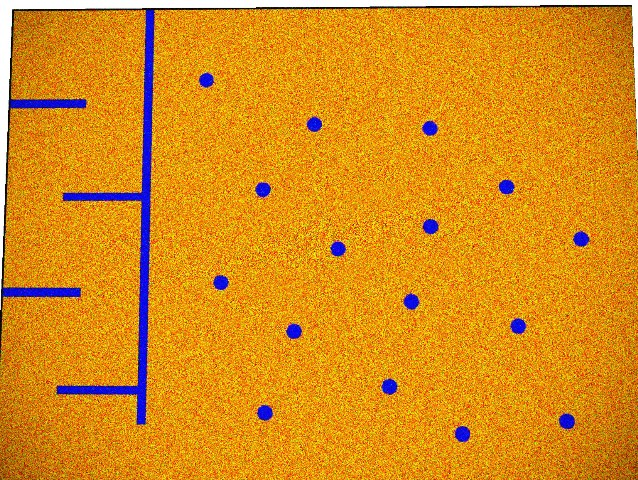
%> input picture matlab/shaastra/shaastra/main2.jpg, 638 x 480 px
$ octave linkAndBfsCall.m   (GNU Octave 9; MATLAB toolbox functions it lacks are replaced by stand-ins)
%> lines starting %> are read from the running program, lines starting %| are printed output that depends on the picture; in (x1, y1, x2, y2) boxes, pixels count from 0 and x2, y2 are one past the last pixel; in counts of white or black regions, pixels touching at a corner belong together; the program's own positions count from 1
### matlab/shaastra/Wednesday, September 16 2009/useful work/findcircles.m
function [ count_circles, centers,diameters] = findcircles(input,tolcirc)
count_circles=0;
diameters=0;
centers=[0, 0];
% SPECIFIC PURPOSE: To identify features in a binary image, to locate circles among the
%                   features, their centers and the distance between the first two.
%
% DESCRIPTION: Features are assumed to be made up of ones, against a background of zeros.

tolsize = 1;
% Tolerance for rejecting small features (diameters). Range [1,2,3...]
% To reject ever larger features, increase to higher integers.

if length(find(input~=0 & input~=1)) > 0, error('Input must be binary'), end
input = bwmorph(bwmorph(bwmorph(input,'spur'),'clean'),'fill');
[numbers,features] = bwlabel(input);
count_circles = 0; centers = [0 0]; separation12 = [];

for i = 1:features
    [I,J] = find(numbers == i);
    rows = min(I):max(I); columns = min(J):max(J);
    rows = min(rows):min([size(input,1) min(rows)+max([length(rows) length(columns)])-1]);
    columns = min(columns):min([size(input,2) min(columns)+max([length(rows) length(columns)])-1]);
    testitem = input(rows,columns);
    % testitem is a square containing the feature.
    diameter = max([length(rows) length(columns)]);
    circle = imcircle(diameter);
    circle = circle(1:length(rows),1:length(columns));
    % circle is compared to testitem.
    if (length(find(xor(testitem,circle))) < round(tolcirc*diameter^2)) & (diameter >= tolsize)...
            & length(rows)/length(columns) >= 0.5 & length(rows)/length(columns) <= 2,
        count_circles = count_circles + 1;
        center_rows = rows(1):rows(1)+diameter-1;
        center_columns = columns(1):columns(1)+diameter-1;
        centers(count_circles,:) = mean([center_rows;center_columns]')-0.5;
        diameters(count_circles,:)=diameter;
    end
end
if count_circles > 1, separation12 = norm(centers(2,:)-centers(1,:)); end

%%%%%%%%%%%%%%%%%%%%%%%%%%%%%%%%%%%%%%%%%%%%%%%%%%%%%%%%%%%%%%%%%%%
%%%%%%%%%%%%%%%%%%%%%%%%%%%%%%%%%%%%%%%%%%%%%%%%%%%%%%%%%%%%%%%%%%
function y = imcircle(n)

% y = imcircle(n);
%
% Draw a solid circle of ones with diameter n pixels
% in a square of zero-valued pixels.
%
% Example: y = imcircle(128);

if rem(n,1) > 0,
   disp(sprintf('n is not an integer and has been rounded to %1.0f',round(n)))
   n = round(n);
end

if n < 1     % invalid n
   error('n must be at least 1')

elseif n < 3 % trivial n
   y = ones(n);

elseif rem(n,2) == 0,  % even n

   DIAMETER = n;
   diameter = n-1;
   RADIUS = DIAMETER/2;
   radius = diameter/2;
   height_45 = round(radius/sqrt(2));
   width = zeros(1,RADIUS);
   semicircle = zeros(DIAMETER,RADIUS);

   for i  = 1 : height_45
       upward = i - 0.5;
       sine = upward/radius;
       cosine = sqrt(1-sine^2);
       width(i) = ceil(cosine * radius);
   end

   array = width(1:height_45)-height_45;

   for j = max(array):-1:min(array)
       width(height_45 + j) = max(find(array == j));
   end

   if min(width) == 0
      index = find(width == 0);
      width(index) = round(mean([width(index-1) width(index+1)]));
   end

   width = [fliplr(width) width];

   for k  = 1 : DIAMETER
       semicircle(k,1:width(k)) = ones(1,width(k));
   end

   y = [fliplr(semicircle) semicircle];

else   % odd n

   DIAMETER = n;
   diameter = n-1;
   RADIUS = DIAMETER/2;
   radius = diameter/2;
   semicircle = zeros(DIAMETER,radius);
   height_45 = round(radius/sqrt(2) - 0.5);
   width = zeros(1,radius);

   for i  = 1 : height_45
       upward = i;
       sine = upward/radius;
       cosine = sqrt(1-sine^2);
       width(i) = ceil(cosine * radius - 0.5);
   end

   array = width(1:height_45) - height_45;

   for j = max(array):-1:min(array)
       width(height_45 + j) = max(find(array == j));
   end

   if min(width) == 0
      index = find(width == 0);
      width(index) = round(mean([width(index-1) width(index+1)]));
   end

   width = [fliplr(width) max(width) width];

   for k  = 1 : DIAMETER
       semicircle(k,1:width(k)) = ones(1,width(k));
   end

   y = [fliplr(semicircle) ones(DIAMETER,1) semicircle];

end

### matlab/shaastra/shaastra/linkAndBfsCall.m
    t=cputime;
global DIJdist
global parent
global DIJpath
global rawArena
global noNodes
% global noRows
% global noColumns
global LINK
% global BFSpath
global ourRobotFrontCordi
global ourRobotBackCordi

% final=imread('finalBig2.jpg');
% [sizex sizey]=size(final);
% final=imcrop(final,[75 1 sizey-75 sizex]);
% imshow(final)


%
%
%               IF UR GETTTING A GRAPH WID WIERD AND LONGER PATHS THEN MAKE
%               DA CONSTRAINTS MORE STRONG..... PARTICULARLY DA COLOR
%               DETECTING
%
%
%
%

global maxRed
global maxGreen
global maxBlue
global minBlue
global minRed
global minGreen

global blueOverRed
global blueOverGreen

global redOverBlue
global redOverGreen

global greenOverBlue
global greenOverRed
global smallCircleIsFront
global cropRect
% [5 lines of commented-out code are left out]

maxRed=40;
maxGreen=35;
maxBlue=85;
minBlue=150;
minRed=150;
minGreen=150;

blueOverRed=20;
blueOverGreen=20;

redOverBlue=20;
redOverGreen=20;

greenOverBlue=20;
greenOverRed=20;


smallCircleIsFront=1;
tolCircVal=.3;


%% finding partition
rawArena=imread('main2.jpg');
%> rawArena is the input picture: size 480x638x3 uint8; mean R, G, B 216.6, 142.5, 28
rawArena=imresize(rawArena , [480 640]);
%> rawArena: size 480x640x3 uint8

[sizex sizey]=size(rawArena);
%> sizex = 480; sizey = 1920

toCirc=(rawArena(:,:,1)<=maxRed) & ((rawArena(:,:,2)<=maxGreen)) & ((rawArena(:,:,3)>=minBlue) ...
        & rawArena(:,:,3)-rawArena(:,:,1) >= blueOverRed & rawArena(:,:,3)-rawArena(:,:,2) >= blueOverGreen);
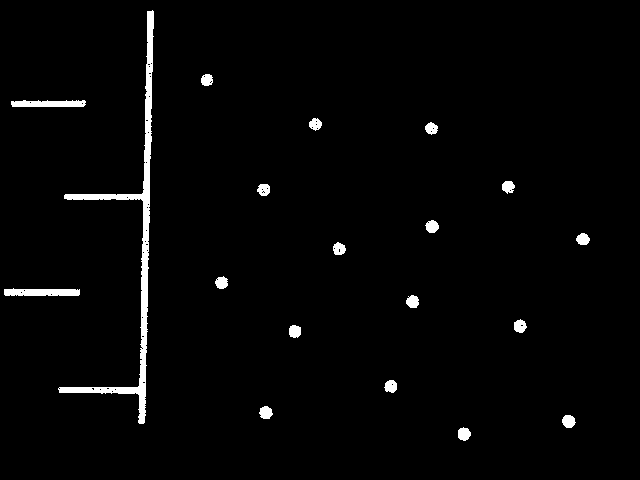
%> toCirc: size 480x640 logical; 2.2% white; 19 white regions, largest, box (x1, y1, x2, y2) and area: (58, 10, 154, 424) 3607, (4, 288, 80, 296) 519, (11, 100, 86, 107) 452

arenaImage=toCirc;


%%

imRows = size(arenaImage,1);
%> imRows = 480
imCols = size(arenaImage,2);
%> imCols = 640

 se = strel('disk',5);
 arenaImage = imdilate(arenaImage,se);
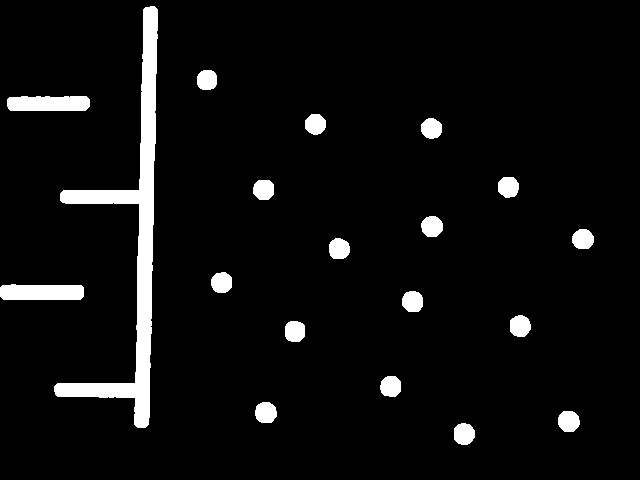
%> arenaImage: size 480x640 logical; 5.5% white; 19 white regions, largest, box (x1, y1, x2, y2) and area: (54, 6, 158, 428) 8487, (0, 284, 84, 300) 1247, (7, 96, 90, 111) 1178
 imshow(arenaImage);

%  pause(3);
 % remove all object containing fewer than 30 pixels
%  arenaImage = bwareaopen(arenaImage,100);
imshow(arenaImage);

%  pause(2);

max1 = 0;
for  i = 1 : size(arenaImage,2)
    temp = length(find(arenaImage(:,i)));

    if temp > max1
        max1= temp;
        maxi = i;
    end
end
%> this loop made 640 passes
%> (temp, max1) on passes 1, 2, 3, 4, 8, 9, 10, 11, 12, 55, 56, 57: (10, 10), (12, 12), (14, 14), (15, 15), (23, 23), (26, 26), (28, 28), (29, 29), (30, 30), (35, 35), (39, 39), (41, 41)
%> temp on passes 5, 6, 7, 13, 14, 15: 15, 15, 15, 30, 30, 30
%> after the loop, max1 = 421; maxi = 146

imshow(rawArena);
hold on;
line([ maxi maxi] , [1 size(arenaImage,1)],'Color','r' )

% offset = -imCols/40;
offset =0;
maxi = maxi + offset;


hold on;
line([ maxi  maxi] , [1 imRows],'Color','y' )


%%
% [26 lines of commented-out code are left out]

[sizex sizey]=size(toCirc);
%> sizey = 640

% toCirc=zeros(sizex,sizey);

% toCirc=(final(:,:,1)<=maxRed) & ((final(:,:,2)<=maxGreen)) & ((final(:,:,3)>=minBlue));

% imtool(toCirc);

[cnt centres dia]=findcircles(toCirc,tolCircVal);            % increase 2nd argument to detect small circles...... change below also
%> in findcircles, `input = bwmorph(bwmorph(bwmorph(input,'spur'),'clean'),'fill');`: input: size 480x640 logical; 2.2% white; 19 white regions, largest, box (x1, y1, x2, y2) and area: (58, 10, 154, 424) 3626, (4, 288, 80, 296) 522, (11, 100, 86, 107) 454
%> in findcircles, `[numbers,features] = bwlabel(input);`:
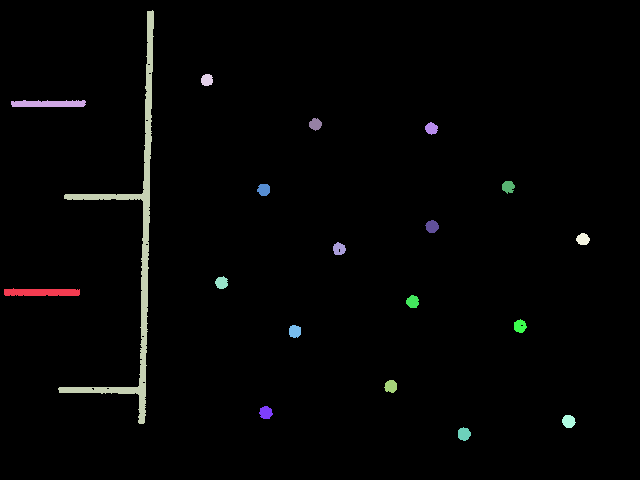
%> numbers: size 480x640 double; 20 distinct labels, from 0 to 19; one colour per label, 0 black
%> in findcircles, `[numbers,features] = bwlabel(input);`: features = 19
%> the loop in findcircles, `for i = 1:features` made 19 passes
%> (DIAMETER in imcircle, RADIUS in imcircle, radius in imcircle, height_45 in imcircle, array in imcircle, width in imcircle, center_rows) on passes 4 to 8: (12, 6, 5.5, 4, [2 2 1 1], [2 4 5 5 6 6 6 6 5 5 4 2], [75 76 77 78 79 80 81 82 83 84 85 86]), (13, 6.5, 6, 4, [2 2 1 0], [2 3 4 5 6 6 6 6 6 5 4 3 2], [277 278 279 280 281 282 283 284 285 286 287 288 289]), (13, 6.5, 6, 4, [2 2 1 0], [2 3 4 5 6 6 6 6 6 5 4 3 2], [185 186 187 188 189 190 191 192 193 194 195 196 197]), (14, 7, 6.5, 5, [2 2 1 1 0], [2 4 5 6 6 7 7 7 7 6 6 5 4 2], [407 408 409 410 411 412 413 414 415 416 417 418 419 420]), (13, 6.5, 6, 4, [2 2 1 0], [2 3 4 5 6 6 6 6 6 5 4 3 2], [326 327 328 329 330 331 332 333 334 335 336 337 338])
%> (rows, DIAMETER in imcircle, RADIUS in imcircle, radius in imcircle, height_45 in imcircle) on passes 1 to 2: ([289 290 291 292 293 294 295 296], 76, 38, 37.5, 27), ([101 102 103 104 105 106 107], 75, 37.5, 37, 26)
%> pass 1, in findcircles, `testitem = input(rows,columns);`:
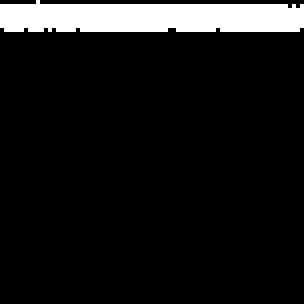
%> testitem: size 76x76 logical (shown 4 times larger); 9% white; 1 white region, box (x1, y1, x2, y2) and area: (0, 0, 76, 8) 522
%> pass 1, in imcircle, `y = [fliplr(semicircle) semicircle];`:
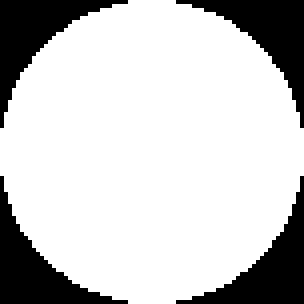
%> y: size 76x76 double (shown 4 times larger); values 0 (black) and 1 (white), 78.3% white; 4 black regions, box (x1, y1, x2, y2) and area: (0, 0, 32, 32) 313, (44, 0, 76, 32) 313, (0, 44, 32, 76) 313, (44, 44, 76, 76) 313
%> after the loop in findcircles, `for i = 1:features`: centers = 16 rows, first 12: [80 207; 282.5 221.5; 190.5 263.5; 413 266; 331.5 295.5; 124.5 315.5; 248.5 339.5; 386.5 390.5; 301.5 412.5; 128.5 431.5; 227 432; 434 465]; diameters = [12; 13; 13; 14; 13; 13; 13; 13; 13; 13; 14; 14; 13; 14; 14; 14]
%> in findcircles, `separation12 = norm(centers(2,:)-centers(1,:))`: separation12 = 203
%> cnt = 16; centres has the same summary as centers in findcircles; dia has the same summary as diameters in findcircles
% figure,imshow(toCirc);
% hold on;
%
%

        % plot(centres(:,2) , centres(:,1), '*');

p=[];

for i=1:size(centres,1)%-1

	for j=1:size(centres,1)%-1

		plot(centres(i,2),centres(j,1) ,'*');
%
		p=[p;centres(i,1) centres(j,2)];

% [7 lines of commented-out code are left out]


	end


end
%> after the loop, p = 256 rows, first 12: [80 207; 80 221.5; 80 263.5; 80 266; 80 295.5; 80 315.5; 80 339.5; 80 390.5; 80 412.5; 80 431.5; 80 432; 80 465]

cn=0;
minPtCentreDist=size(toCirc,1)/20;                  % careful.... set a value dat avoids hardcoding ... lik sizex/10 or so
%> minPtCentreDist = 24
minPtDist=size(toCirc,1)/20;
%> minPtDist = 24
maxEdgeVal=size(toCirc,1)/8;
%> maxEdgeVal = 60


addHeight=size(toCirc,1)/20;
%> addHeight = 24
addWidth=size(toCirc,2)/20;
%> addWidth = 32
% [6 lines of commented-out code are left out]

for i= maxi+(size(toCirc,2) - maxi)/10:(size(toCirc,2)- maxi)/10:size(toCirc,2)-(size(toCirc,2)- maxi)/10 +1        % add some points at borders
 for j = 1:1
    p=[p; j*addHeight i];
    p=[p; size(toCirc,1)-j*addHeight i];
 end
end
%> this loop made 9 passes
%> i on passes 1 to 9: 195.4, 244.8, 294.2, 343.6, 393, 442.4, 491.8, 541.2, 590.6
%> after the loop, p = 274 rows, first 12: [80 207; 80 221.5; 80 263.5; 80 266; 80 295.5; 80 315.5; 80 339.5; 80 390.5; 80 412.5; 80 431.5; 80 432; 80 465]


% [9 lines of commented-out code are left out]

for i = size(toCirc,1)/10 : size(toCirc,1)/10 : size(toCirc,1) - size(toCirc,1)/10 + 1% add some points at borders
    p=[p;  i addWidth+maxi];
%     p=[p;  i 2*addWidth+maxi];
    p=[p;  i  size(toCirc,2)-addWidth] ;
%     p=[p;  i  size(toCirc,2)-2*addWidth] ;
end
%> after the loop, p = 292 rows, first 12: [80 207; 80 221.5; 80 263.5; 80 266; 80 295.5; 80 315.5; 80 339.5; 80 390.5; 80 412.5; 80 431.5; 80 432; 80 465]


%

ptsIndToRemove=find(p(:,1)==1 | p(:,2)==1 );
%> ptsIndToRemove = []
p(ptsIndToRemove(:),:)=[];

% [10 lines of commented-out code are left out]


for i=1:size(centres,1)
   ptsIndToRemove=find(sqrt(sum((repmat(centres(i,:),size(p,1),1)-p).^2,2))<=minPtCentreDist);
   p(ptsIndToRemove(:),:)=[];
end
%> this loop made 16 passes
%> ptsIndToRemove on passes 1 to 12: [1; 2], [15; 16; 127; 128], [31; 32; 189; 190], [45; 46; 171; 172; 217; 218], [61; 62; 199; 200], [75; 76; 77; 137; 138], [89; 90; 150; 222], [105; 106], [21; 117; 118; 119; 120], [75; 76; 77; 127; 128; 129], [87; 88; 136; 137; 138; 207; 208; 209], [51; 148; 190]
%> after the loop, p = 219 rows, first 12: [80 263.5; 80 266; 80 295.5; 80 315.5; 80 339.5; 80 390.5; 80 412.5; 80 431.5; 80 432; 80 465; 80 508.5; 80 521]


% [6 lines of commented-out code are left out]

figure,imshow(toCirc);
hold on;
plot(p(:,2),p(:,1) , '*');
pause(5);

% [47 lines of commented-out code are left out]


%% adding target points....

targets=imread('target2.jpg');
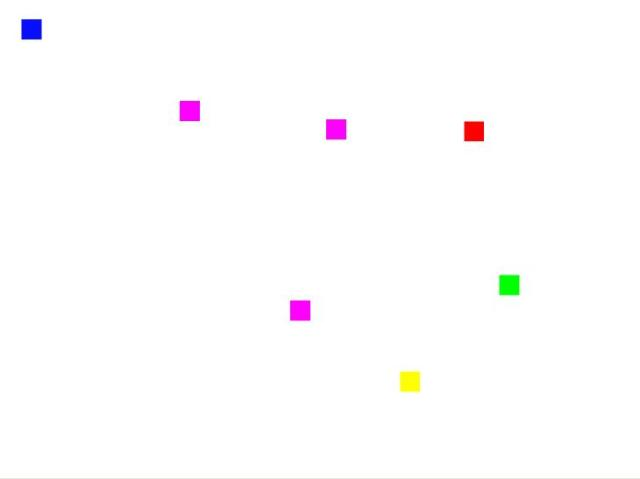
%> input picture matlab/shaastra/shaastra/target2.jpg, 640 x 479 px
%> targets is the input picture: size 479x640x3 uint8; mean R, G, B 254.1, 253.2, 253.7
targets=imresize(targets,[480 640]);
%> targets: size 480x640x3 uint8
% imshow(targets);

targetsToMove=[];
targetsToMove=[size(targets,2)-(12.5/240)*size(targets,1) (12.5/240)*size(targets,1);targetsToMove];            %instead of nos give bot init cordi
%> targetsToMove = [615 25]
% p=[p;(12.5/240)*size(toCirc,1) size(toCirc,2)-(12.5/240)*size(toCirc,1)];
% first sort via area and den append into targets to move
% for red target
redTarget=(targets(:,:,1) > minRed & targets(:,:,3) <= maxBlue & targets(:,:,2) <= maxGreen ...
            & targets(:,:,1)-targets(:,:,2)>= redOverGreen & targets(:,:,1)-targets(:,:,3)>=redOverBlue);
%> redTarget: size 480x640 logical; 0.11% white; 1 white region, box (x1, y1, x2, y2) and area: (465, 123, 484, 141) 330
redTarget=bwlabel(redTarget);
%> redTarget: size 480x640 double; values 0 (black) and 1 (white), 0.11% white; 1 white region

redCordi=regionprops(redTarget);
%> redCordi = 1 region; box (x1, y1, x2, y2), Area and Centroid: (465, 123, 484, 141) 330 [474.7 132.5]
[maxArea ind]=max([redCordi(:).Area]);
%> maxArea = 330; ind = 1

targetsToMove=[targetsToMove; redCordi(ind).Centroid] ;
%> targetsToMove = [615 25; 474.7 132.5]

% for green target
greenTarget=(targets(:,:,1) <= maxRed & targets(:,:,3) <= maxBlue & targets(:,:,2) >= minGreen ...
                & targets(:,:,2)-targets(:,:,1)>= greenOverRed & targets(:,:,2)-targets(:,:,3)>=greenOverBlue);
%> greenTarget: size 480x640 logical; 0.1% white; 1 white region, box (x1, y1, x2, y2) and area: (500, 277, 519, 295) 308
greenTarget=bwlabel(greenTarget);
%> greenTarget: size 480x640 double; values 0 (black) and 1 (white), 0.1% white; 1 white region

greenCordi=regionprops(greenTarget);
%> greenCordi = 1 region; box (x1, y1, x2, y2), Area and Centroid: (500, 277, 519, 295) 308 [509.8 286.3]
[maxArea ind]=max([greenCordi(:).Area]);
%> maxArea = 308

targetsToMove=[targetsToMove; greenCordi(ind).Centroid];
%> targetsToMove = [615 25; 474.7 132.5; 509.8 286.3]

% for yellow target
yellowTarget=(targets(:,:,1) > minRed & targets(:,:,3) <= maxBlue & targets(:,:,2) >= minGreen ...
                & targets(:,:,1)-targets(:,:,3)>= redOverBlue & targets(:,:,2)-targets(:,:,3)>=greenOverBlue);
%> yellowTarget: size 480x640 logical; 0.11% white; 1 white region, box (x1, y1, x2, y2) and area: (400, 373, 419, 392) 345
yellowTarget=bwlabel(yellowTarget);
%> yellowTarget: size 480x640 double; values 0 (black) and 1 (white), 0.11% white; 1 white region
yellowCordi=regionprops(yellowTarget);
%> yellowCordi = 1 region; box (x1, y1, x2, y2), Area and Centroid: (400, 373, 419, 392) 345 [410.3 382.9]
[maxArea ind]=max([yellowCordi(:).Area]);
%> maxArea = 345

targetsToMove=[targetsToMove; yellowCordi(ind).Centroid];
%> targetsToMove = [615 25; 474.7 132.5; 509.8 286.3; 410.3 382.9]

% for pink target
pinkTarget=(targets(:,:,1) >= minRed & targets(:,:,3) >= minBlue & targets(:,:,2) <= maxGreen ...
                & targets(:,:,1)-targets(:,:,2)>= redOverGreen & targets(:,:,3)-targets(:,:,2)>=blueOverGreen);
%> pinkTarget: size 480x640 logical; 0.33% white; 3 white regions, box (x1, y1, x2, y2) and area: (180, 102, 199, 121) 342, (291, 302, 310, 320) 337, (327, 121, 346, 139) 324

se = strel('disk',5);                           % check dis if u loose white circles in pink
pinkTarget=imopen(pinkTarget,se);
%> pinkTarget: size 480x640 logical; 0.32% white; 3 white regions

pinkTarget=bwlabel(pinkTarget);
%> pinkTarget: size 480x640 double; 4 distinct labels, from 0 to 3

pinkCordi=regionprops(pinkTarget);
%> pinkCordi = 3 regions; box (x1, y1, x2, y2), Area and Centroid: (181, 102, 199, 121) 330 [190.5 112], (291, 302, 310, 320) 327 [300.9 311.6], (327, 121, 345, 139) 312 [336.5 130.5]
cnt=1;
for i=1:size(pinkCordi,1)
    if(pinkCordi(i).Area >= yellowCordi(ind).Area/2 )
        pinks(cnt,:)=pinkCordi(i).Centroid;
        cnt=cnt+1;
    end
end
%> this loop made 3 passes
%> after the loop, pinks = [190.5 112; 300.9 311.6; 336.5 130.5]
p=[p;targetsToMove(:,2) targetsToMove(:,1)];
%> p = 223 rows, first 12: [80 263.5; 80 266; 80 295.5; 80 315.5; 80 339.5; 80 390.5; 80 412.5; 80 431.5; 80 432; 80 465; 80 508.5; 80 521]
while(size(pinks,1)~=1)
    lastP=p(end,:);
    [q,w]=min(sum((repmat(lastP,size(pinks,1),1)-pinks).^2,2));

    targetsToMove=[targetsToMove; pinks(w,:)];
    p=[p;targetsToMove(end,2) targetsToMove(end,1)];
    pinks(w,:)=[];
end
%> this loop made 2 passes
%> (lastP, q, w, targetsToMove) on pass 1: ([382.9 410.3], 16474.5, 2, [615 25; 474.7 132.5; 509.8 286.3; 410.3 382.9; 300.9 311.6])
%> (lastP, q, w) on pass 2: ([311.6 300.9], 29666.8, 2)
%> after the loop, p = 225 rows, first 12: [80 263.5; 80 266; 80 295.5; 80 315.5; 80 339.5; 80 390.5; 80 412.5; 80 431.5; 80 432; 80 465; 80 508.5; 80 521]; pinks = [190.5 112]

targetsToMove=[targetsToMove;pinks];
%> targetsToMove = [615 25; 474.7 132.5; 509.8 286.3; 410.3 382.9; 300.9 311.6; 336.5 130.5; 190.5 112]
p=[p;targetsToMove(end,2) targetsToMove(end,1)];
%> p = 226 rows, first 12: [80 263.5; 80 266; 80 295.5; 80 315.5; 80 339.5; 80 390.5; 80 412.5; 80 431.5; 80 432; 80 465; 80 508.5; 80 521]
pinks=[];

targetsToMove


figure,imshow(targets);

hold on;

plot(targetsToMove(:,1) , targetsToMove(:,2) , '*red')
targetsPoints=p;
%> targetsPoints has the same summary as p
% p=[p;targetsToMove(:,2) targetsToMove(:,1)];


plot(targetsToMove(:,1) , targetsToMove(:,2) , 'red');


% sort pinks

%% main linking for BFS

minCircLineDist=2*max(dia);               % centre to line perpendicular min dist ... reduce value for a better links
%> minCircLineDist = 28

bbOffsetX=size(toCirc,2)/10;
%> bbOffsetX = 64
bbOffsetY=size(toCirc,1)/10;
%> bbOffsetY = 48
bb=[];
LINK=zeros(size(p,1));
%> LINK: size 226x226 double; every value is 0
linkFlag=1;
for i=1:size(p,1)
    for j=1:size(p,1)
%         i=9;j=10;
        if(i==j )
            continue;
%             disp('*************blah blah 1111111111************');
        end
% 	bb = [startX startY ednX endY]
        bb=[max((min(p(i,2),p(j,2))-bbOffsetX),1) max((min(p(i,1),p(j,1))-bbOffsetY),1) ...
            min((max(p(i,2),p(j,2))+bbOffsetX),size(toCirc,2)) min((max(p(i,1),p(j,1))+bbOffsetY),size(toCirc,1))];
        circIndBB=find(centres(:,2)>=bb(1) & centres(:,1)>=bb(2) & centres(:,2)<=bb(3) & centres(:,1)<=bb(4));
        linkFlag=1;
        dist=sqrt( ( (p(i,1)-p(j,1))^2 + (p(i,2)-p(j,2))^2 ) );
%         if(dist==0) continue;end
        for k=1:size(circIndBB,1)
            if(dist==0) break;end
%             height=abs(det([p(i,2) p(i,1) 1;p(j,2) p(j,1) 1;centres(circIndBB(k),2) centres(circIndBB(k),1) 1; ]) )/dist
            if ( abs(det([p(i,2) p(i,1) 1;p(j,2) p(j,1) 1;centres(circIndBB(k),2) centres(circIndBB(k),1) 1; ]) )/dist >= minCircLineDist )
                continue;
%             disp('*************blah blah 22222222222222************');
            else
%                 line : Ax+By=C
                A=(p(j,1) - p(i,1));        % y2-y1
                B=-1*(p(j,2) - p(i,2));        % x2-x1
                C=(p(i,2)*p(j,1) - p(j,2)*p(i,1));     %x1y2 - x2y1
                if(A==0 && B==0)    break;end;
%                 using cramer rule....
                x=(det([C B;-1*(A*centres(circIndBB(k),1)-B*centres(circIndBB(k),2)) -1*A]))/(-1*(A*A+B*B));      % ratio pointx
                y=(det([A C;B -1*(A*centres(circIndBB(k),1)-B*centres(circIndBB(k),2))]))/(-1*(A*A+B*B));         % ratio pointy

                distPt1=sqrt( ( (p(i,1)-y)^2 + (p(i,2)-x)^2 ) );
                distPt2=sqrt( ( (y-p(j,1))^2 + (x-p(j,2))^2 ) );
                if(distPt1+distPt2>=dist-10 && distPt1+distPt2<=dist+10)
                    linkFlag=0;
                end

            end

        end

        if(linkFlag==1 )
            LINK(i,j)=dist;
        end


    end
end
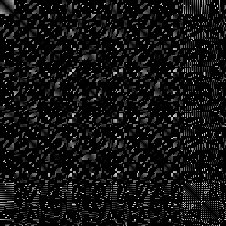
%> LINK: size 226x226 double; min 0, max 486.2, mean 35.3; drawn with min black and max white
%> after the loop, A = 18.5; B = -146; C = -12827.7; distPt1 = 125.6; distPt2 = 21.59; x = 315.1; y = 127.8


%%
% [14 lines of commented-out code are left out]

imshow(toCirc);
hold on;
%> (the run ends here)
